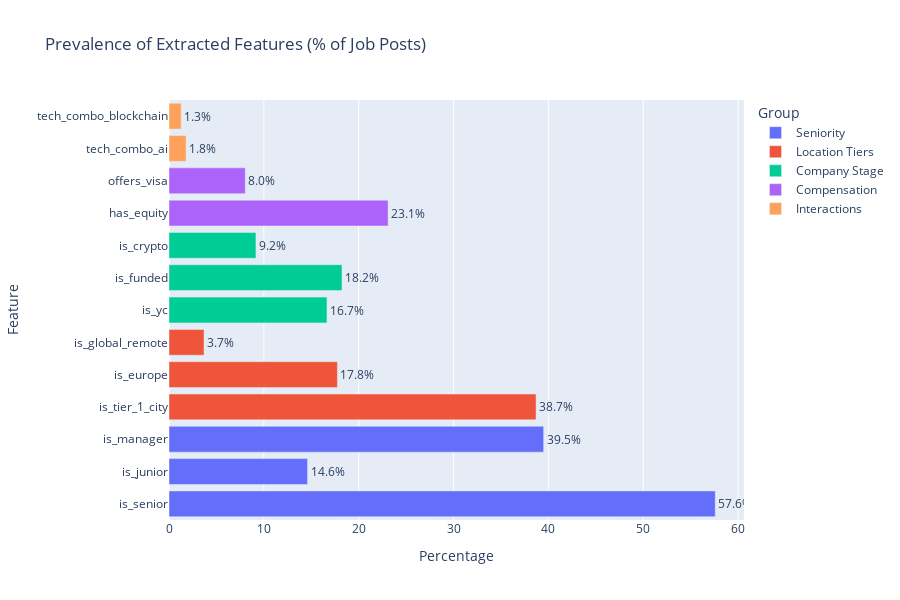
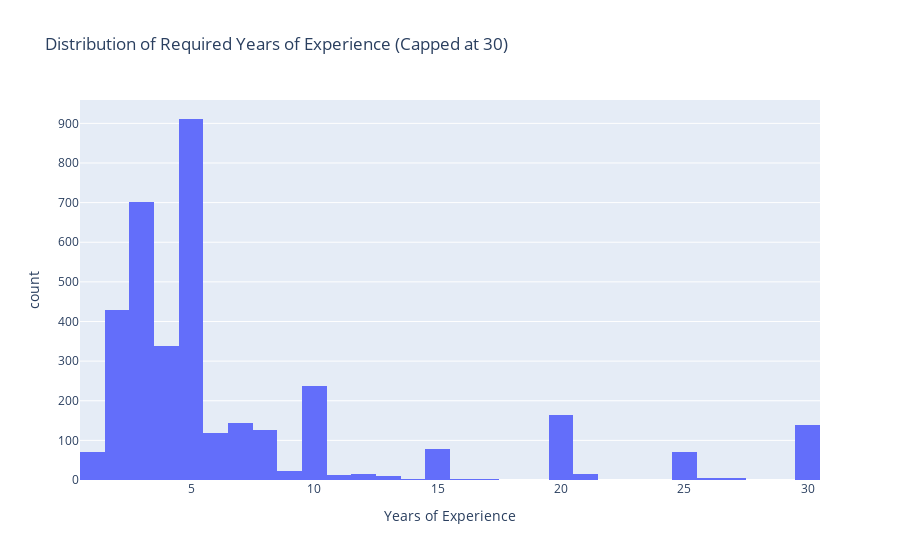

Notebook source saved alongside these figures, in order:
### Markdown cell above
## 3. Feature Distribution Overview

Let's explore the distribution of the newly extracted features to understand the composition of the dataset.

### Code cell
# List all columns to verify new features are present
print("Columns in dataset:", df.columns.tolist())

# Define feature groups
feature_groups = {
    "Seniority": ['is_senior', 'is_junior', 'is_manager'],
    "Location Tiers": ['is_tier_1_city', 'is_europe', 'is_global_remote'],
    "Company Stage": ['is_yc', 'is_funded', 'is_crypto'],
    "Compensation": ['has_equity', 'offers_visa'],
    "Interactions": ['tech_combo_ai', 'tech_combo_blockchain']
}

# Calculate and plot prevalence of each feature
feature_stats = []
for group, features in feature_groups.items():
    for feature in features:
        if feature in df.columns:
            count = df[feature].sum()
            pct = (count / len(df)) * 100
            feature_stats.append({'Group': group, 'Feature': feature, 'Count': count, 'Percentage': pct})

stats_df = pd.DataFrame(feature_stats)

# Display the stats
print("\nFeature Prevalence:")
print(stats_df.sort_values(['Group', 'Percentage'], ascending=[True, False]).to_string(index=False))

# Visualize Feature Prevalence
fig = px.bar(stats_df, x='Percentage', y='Feature', color='Group', orientation='h',
             title='Prevalence of Extracted Features (% of Job Posts)',
             text='Percentage')
fig.update_traces(texttemplate='%{text:.1f}%', textposition='outside')
fig.update_layout(height=600)
fig.show()

# Years of Experience Distribution
if 'years_experience' in df.columns:
    # Cap years of experience at 30 to remove outliers
    outlier_count = len(df[df['years_experience'] > 30])
    if outlier_count > 0:
        print(f"\nCapping {outlier_count} rows with > 30 years experience to 30.")
        df.loc[df['years_experience'] > 30, 'years_experience'] = 30
    
    print("\nYears of Experience Statistics:")
    print(df['years_experience'].describe())
    
    fig_exp = px.histogram(df, x='years_experience', nbins=30, 
                           title='Distribution of Required Years of Experience (Capped at 30)',
                           labels={'years_experience': 'Years of Experience'})
    fig_exp.show()
else:
    print("\n'years_experience' column not found.")

### Figure 1 — Plotly figure (JSON) as saved in the notebook; plotly's stock layout.template omitted (floating-point values rounded to 4 significant figures)
{"data": [{"hovertemplate": "Group=Seniority<br>Percentage=%{text}<br>Feature=%{y}<extra></extra>", "legendgroup": "Seniority", "marker": {"color": "#636efa", "pattern": {"shape": ""}}, "name": "Seniority", "orientation": "h", "showlegend": true, "text": [57.59, 14.61, 39.5], "textposition": "outside", "texttemplate": "%{text:.1f}%", "type": "bar", "x": [57.59, 14.61, 39.5], "xaxis": "x", "y": ["is_senior", "is_junior", "is_manager"], "yaxis": "y"}, {"hovertemplate": "Group=Location Tiers<br>Percentage=%{text}<br>Feature=%{y}<extra></extra>", "legendgroup": "Location Tiers", "marker": {"color": "#EF553B", "pattern": {"shape": ""}}, "name": "Location Tiers", "orientation": "h", "showlegend": true, "text": [38.7, 17.76, 3.694], "textposition": "outside", "texttemplate": "%{text:.1f}%", "type": "bar", "x": [38.7, 17.76, 3.694], "xaxis": "x", "y": ["is_tier_1_city", "is_europe", "is_global_remote"], "yaxis": "y"}, {"hovertemplate": "Group=Company Stage<br>Percentage=%{text}<br>Feature=%{y}<extra></extra>", "legendgroup": "Company Stage", "marker": {"color": "#00cc96", "pattern": {"shape": ""}}, "name": "Company Stage", "orientation": "h", "showlegend": true, "text": [16.66, 18.24, 9.166], "textposition": "outside", "texttemplate": "%{text:.1f}%", "type": "bar", "x": [16.66, 18.24, 9.166], "xaxis": "x", "y": ["is_yc", "is_funded", "is_crypto"], "yaxis": "y"}, {"hovertemplate": "Group=Compensation<br>Percentage=%{text}<br>Feature=%{y}<extra></extra>", "legendgroup": "Compensation", "marker": {"color": "#ab63fa", "pattern": {"shape": ""}}, "name": "Compensation", "orientation": "h", "showlegend": true, "text": [23.1, 8.041], "textposition": "outside", "texttemplate": "%{text:.1f}%", "type": "bar", "x": [23.1, 8.041], "xaxis": "x", "y": ["has_equity", "offers_visa"], "yaxis": "y"}, {"hovertemplate": "Group=Interactions<br>Percentage=%{text}<br>Feature=%{y}<extra></extra>", "legendgroup": "Interactions", "marker": {"color": "#FFA15A", "pattern": {"shape": ""}}, "name": "Interactions", "orientation": "h", "showlegend": true, "text": [1.8, 1.279], "textposition": "outside", "texttemplate": "%{text:.1f}%", "type": "bar", "x": [1.8, 1.279], "xaxis": "x", "y": ["tech_combo_ai", "tech_combo_blockchain"], "yaxis": "y"}], "layout": {"barmode": "relative", "height": 600, "legend": {"title": {"text": "Group"}, "tracegroupgap": 0}, "title": {"text": "Prevalence of Extracted Features (% of Job Posts)"}, "xaxis": {"anchor": "y", "domain": [0, 1], "title": {"text": "Percentage"}}, "yaxis": {"anchor": "x", "domain": [0, 1], "title": {"text": "Feature"}}}}

### Figure 2 — Plotly figure (JSON) as saved in the notebook; plotly's stock layout.template omitted (floating-point values rounded to 4 significant figures; data arrays with more than 128 entries replaced by an {"elided": "..."} marker saying what was removed)
{"data": [{"bingroup": "x", "hovertemplate": "Years of Experience=%{x}<br>count=%{y}<extra></extra>", "legendgroup": "", "marker": {"color": "#636efa", "pattern": {"shape": ""}}, "name": "", "nbinsx": 30, "orientation": "v", "showlegend": false, "type": "histogram", "x": {"elided": "36113 float values"}, "xaxis": "x", "yaxis": "y"}], "layout": {"barmode": "relative", "legend": {"tracegroupgap": 0}, "title": {"text": "Distribution of Required Years of Experience (Capped at 30)"}, "xaxis": {"anchor": "y", "domain": [0, 1], "title": {"text": "Years of Experience"}}, "yaxis": {"anchor": "x", "domain": [0, 1], "title": {"text": "count"}}}}
